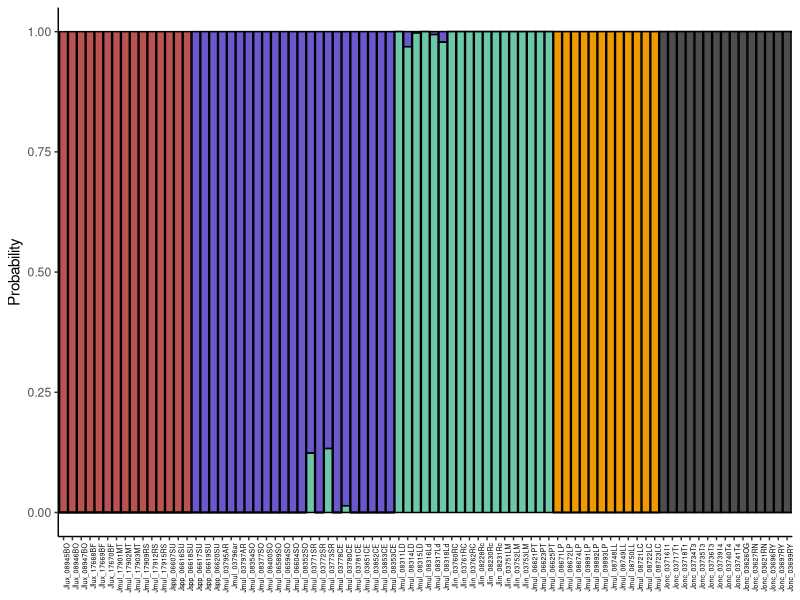
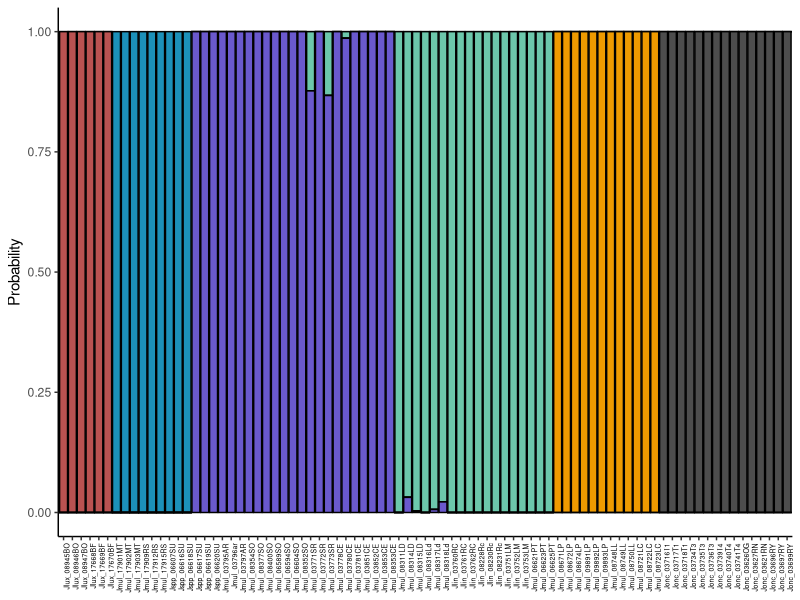
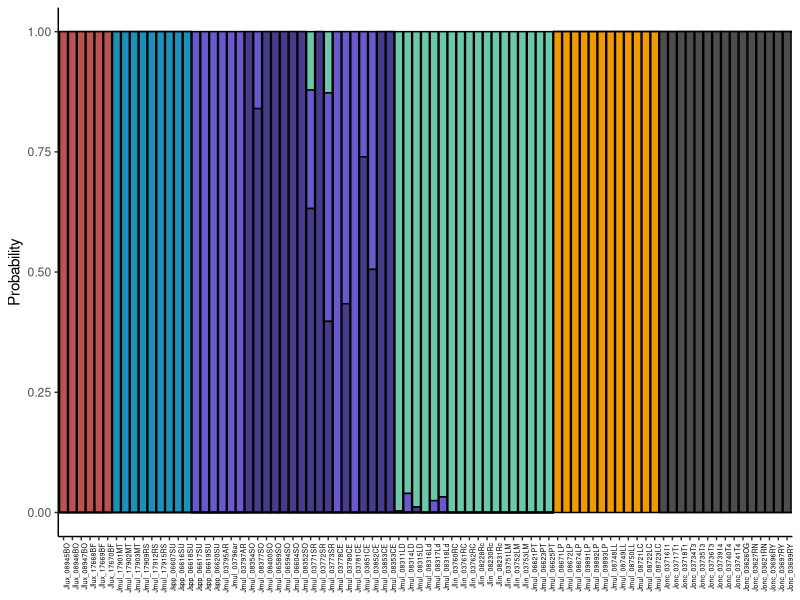

The R script that drew these images, in order:

library(tidyverse)
library(readr)

custom_order = c('Jlux_08945BO', 'Jlux_08946BO', 'Jlux_08947BO', 'Jlux_17668BF', 'Jlux_17669BF', 'Jlux_17670BF', #luxata
                 'Jmul_17901MT', 'Jmul_17902MT', 'Jmul_17903MT', 'Jmul_17909RS', 'Jmul_17912RS', 'Jmul_17915RS', 'Jspp_06607SU', 'Jspp_06616SU', 'Jspp_06618SU', #lineataN
                 'Jspp_06617SU', 'Jspp_06619SU', 'Jspp_06620SU', 'Jmul_03795AR', 'Jmul_03796ar', 'Jmul_03797AR', 'Jmul_08354SO', 'Jmul_08377SO', 'Jmul_08400SO', 'Jmul_06589SO', 'Jmul_06594SO', 'Jmul_06604SO', 'Jmul_08352SO','Jmul_03771SR', 'Jmul_03772SR', 'Jmul_03773SR', 'Jmul_03778CE', 'Jmul_03780CE', 'Jmul_03781CE', 'Jmul_03851CE', 'Jmul_03852CE', 'Jmul_03853CE',  'Jmul_08353CE',  #lineataW
                 'Jmul_08311LD', 'Jmul_08314LD', 'Jmul_08315LD', 'Jmul_08316Ld', 'Jmul_08317Ld', 'Jmul_08318Ld','Jlin_03760RC', 'Jlin_03761RC', 'Jlin_03762RC', 'Jlin_08228Rc', 'Jlin_08230Rc', 'Jlin_08231Rc','Jlin_03751LM', 'Jlin_03752LM', 'Jlin_03753LM',  'Jmul_06621PT','Jmul_06623PT', 'Jmul_06625PT',  #lineataE
                 'Jmul_08671LP', 'Jmul_08672LP', 'Jmul_08674LP', 'Jmul_09891LP', 'Jmul_09892LP', 'Jmul_09893LP','Jmul_08748LL', 'Jmul_08749LL', 'Jmul_08750LL','Jmul_08721LC', 'Jmul_08722LC', 'Jmul_08723LC', #darwini
                 'Jonc_03716T1', 'Jonc_03717T1', 'Jonc_03718T1', 'Jonc_03734T3', 'Jonc_03735T3', 'Jonc_03736T3', 'Jonc_03739T4', 'Jonc_03740T4', 'Jonc_03741T4','Jonc_03626OG', 'Jonc_03627RN', 'Jonc_03621RN','Jonc_03696RY', 'Jonc_03697RY', 'Jonc_03699RY') #onca


#For k=7

K7 <- read_table("plink.7.Q.csv", 
                  col_names = FALSE)
popmap<-read.table("popmap.txt")
K7<-cbind(K7,popmap)
long<-K7 %>% 
  pivot_longer(
    cols = c(X1, X2, X3, X4, X5, X6, X7) ,
    names_to = 'Cluster',
    values_to = 'Probability')

long$V1 <- factor(long$V1, levels = custom_order)

K7<-ggplot(long,aes(x=V1,y=Probability,fill=Cluster))+geom_bar(stat='identity',position='stack', color="black")+theme_classic()+ 
  scale_fill_manual(
    values = c("#6CC7AB", "#6a59cdff","slateblue4","#B95251","#1c90b9ff","#4D4D4D","#EE9A00"))+
  labs(x=NULL)+
  theme(legend.position = "none")+
  theme(axis.text.x = element_text(size=5, angle = 90, hjust = 1,colour='black'))

#For k=6

K6 <- read_table("plink.6.Q.csv", 
                 col_names = FALSE)
popmap<-read.table("popmap.txt")
K6<-cbind(K6,popmap)


long<-K6 %>% 
  pivot_longer(
    cols = c(X1, X2, X3, X4, X5, X6) ,
    names_to = 'Cluster',
    values_to = 'Probability')

long$V1 <- factor(long$V1, levels = custom_order)

K6<-ggplot(long,aes(x=V1,y=Probability,fill=Cluster))+geom_bar(stat='identity',position='stack', color="black")+theme_classic()+ 
  scale_fill_manual(
    values = c("#1c90b9ff", "#6CC7AB",  "#B95251", "#4D4D4D","#EE9A00","#6a59cdff"))+
  labs(x=NULL)+
  theme(legend.position = "none")+
  theme(axis.text.x = element_text(size=5, angle = 90, hjust = 1,colour='black'))

#For k=5

K5 <- read_table("plink.5.Q.csv", 
                 col_names = FALSE)
popmap<-read.table("popmap.txt")
K5<-cbind(K5,popmap)

long<-K5 %>% 
  pivot_longer(
    cols = c(X1, X2, X3, X4, X5) ,
    names_to = 'Cluster',
    values_to = 'Probability')

long$V1 <- factor(long$V1, levels = custom_order)

K5<-ggplot(long,aes(x=V1,y=Probability,fill=Cluster))+geom_bar(stat='identity',position='stack', color="black")+theme_classic()+ 
  scale_fill_manual(
    values = c( "#B95251", "#6a59cdff","#EE9A00",  "#4D4D4D","#6CC7AB"))+
  labs(x=NULL)+
  theme(legend.position = "none")+
  theme(axis.text.x = element_text(size=5, angle = 90, hjust = 1,colour='black'))
